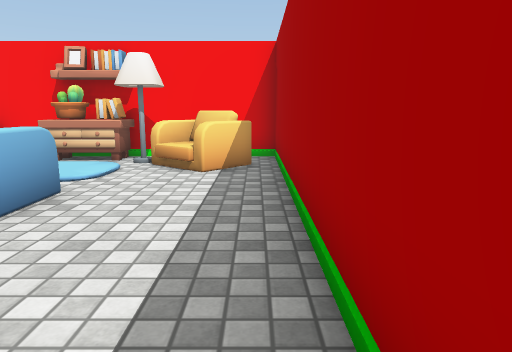
View 1 (above)

16 first-person views from a walk through a 3-D level made in the Unity game engine. The camera is 1.2 m above the floor, tilts 10° down and sees 70° across. The floor is counted in squares, 1 m on a side. Each view is taken from the middle of a square. On the plan, view 1 faces up. The plan holds only what a view shows up to about 15 squares ahead; the rest is blank. The place goes on beyond the plan. Door leaves are left out, so doorways stand open. Some surface patterns are stand-ins.

View 2
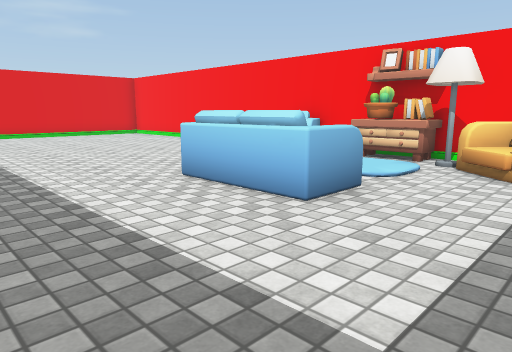

View 3
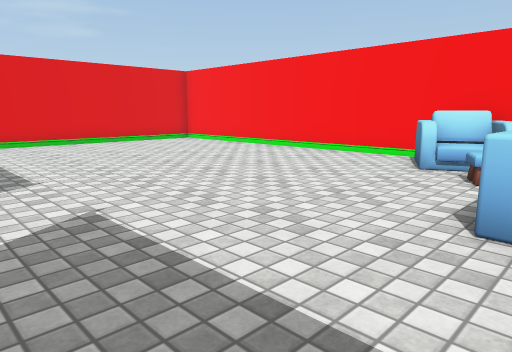

View 4
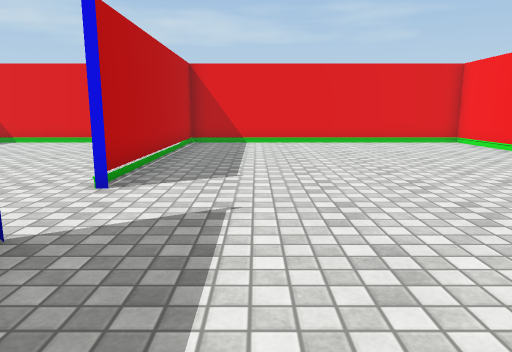

View 5
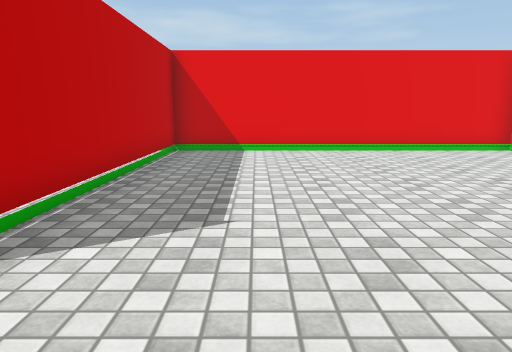

View 6
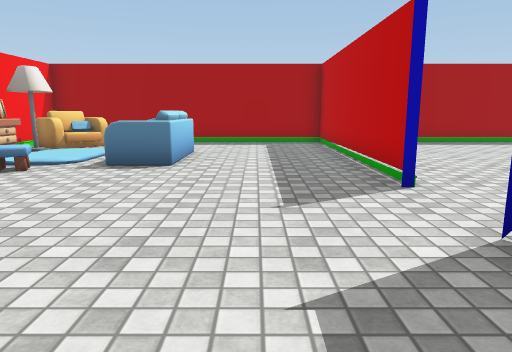

View 7
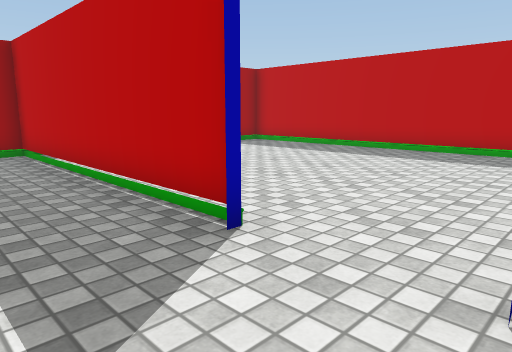

View 8
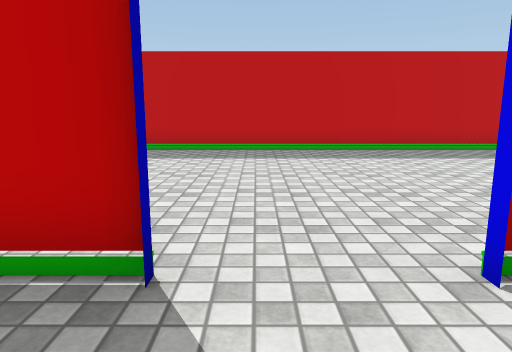

View 9
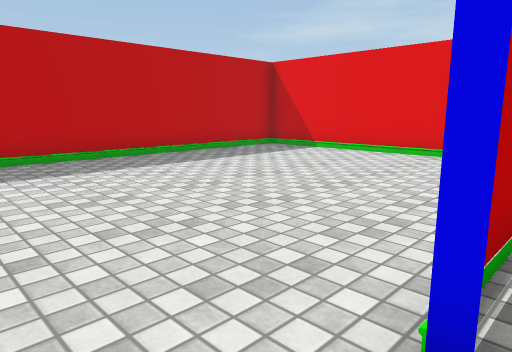

View 10
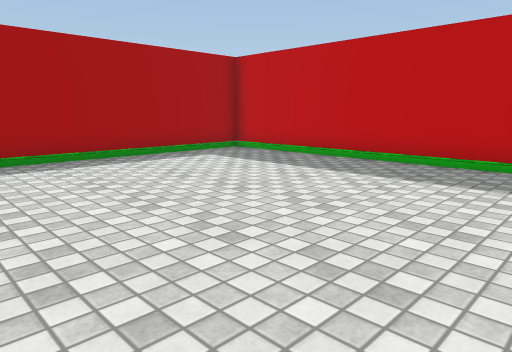

View 11
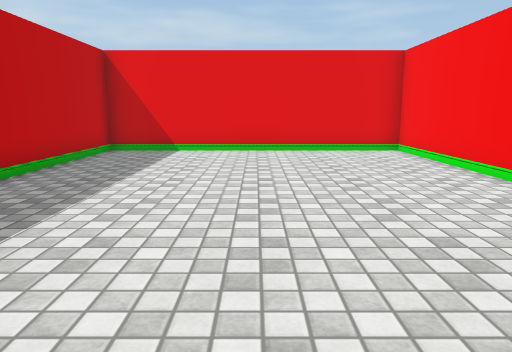

View 12
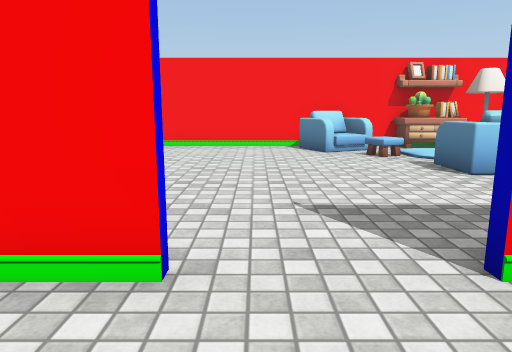

View 13
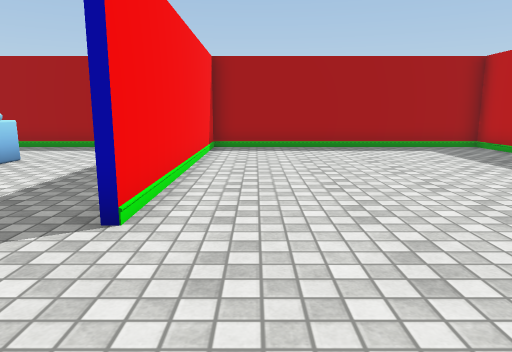

View 14
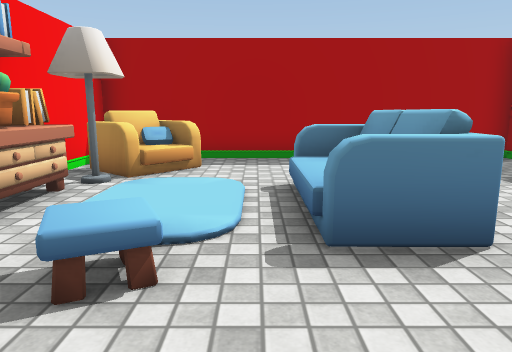

View 15
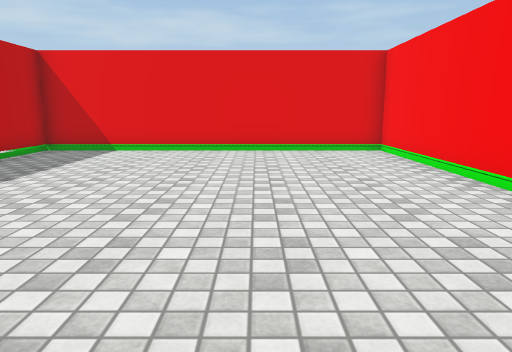

View 16
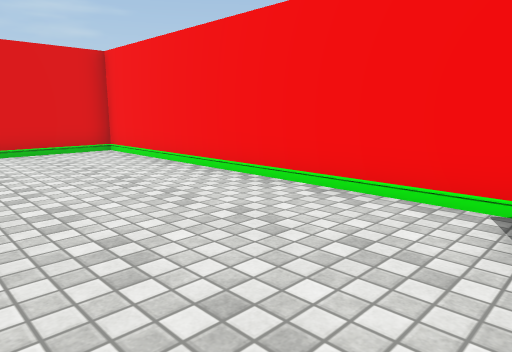

### Floor plan
Points are (right, up) in squares from view 1. A wall is a line through its corners. A room is listed if a view was taken in it or the views show most of it. See-through windows are left out.
Room 1 (views 1, 2, 3, 4, 5, 6, 7, 8, 9, 10, 14, 15, 16)
walls: (-8.2, -0.5) (0.6, -0.5); (-19.5, -0.5) (-11.1, -0.5); (-1, 9.9) (-19.4, 9.9) (-19.4, -1.1); (0.5, -1.1) (0.5, 7.9)
low walls: (-1, 7.2) (-1.5, 7.5); (-0.6, 8.2) (-1.4, 8.9); (-0.1, 8.3) (-1, 7.2) (-1.3, 7.3) (-0.8, 7.9)
ways out: opening at (-9, -1) to room 2; open door at (-10, -0.5) to room 2; gap at (0, 8) to room 3
objects: other object (-8, 8) to (-6, 9); other object (-6, 4) to (-3, 5); other object (-6, 7); other object (-5, 9); other object (-4, 9); other object (-3, 9); other object (-2, 9)
Room 2 (views 11, 12, 13)
walls: (-10.6, -0.5) (-11.9, -0.5); (-14.2, -0.5) (-19.5, -0.5); (-19.4, -1.1) (-19.4, -9.6) (0.5, -9.6) (0.5, -1.1); (0.6, -0.5) (-8.2, -0.5)
ways out: opening at (-9, -1) to room 1; open door at (-10, -0.5) to room 1
Room 3 (no view inside)
walls: (0.5, 7.9) (0.5, 9.9) (-1, 9.9)
ways out: gap at (0, 8) to room 1

Positions as (right, up) in squares from view 1, and headings:
1: (0, 0), facing up
2: (0, 0), facing up-left
3: (-5, 0), facing up-left
4: (-5, 2), facing left
5: (-8, 2), facing left
6: (-14, 2), facing right
7: (-11, 2), facing down-right
8: (-9, 2), facing down
9: (-9, 0), facing down-left
10: (-9, -1), facing down-right
11: (-8, -5), facing left
12: (-10, -3), facing up
13: (-12, -2), facing right
14: (-9, 6), facing right
15: (-8, 6), facing left
16: (-8, 5), facing up-left
